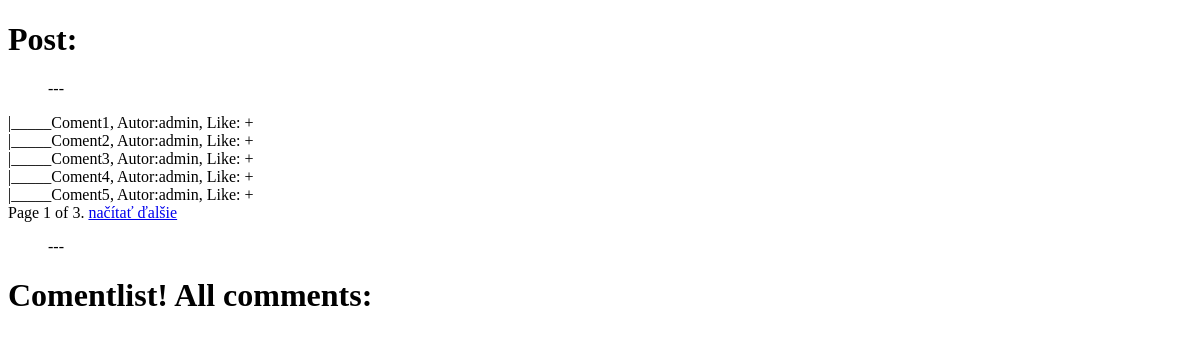
/listing/, run on an earlier commit of the app's database.
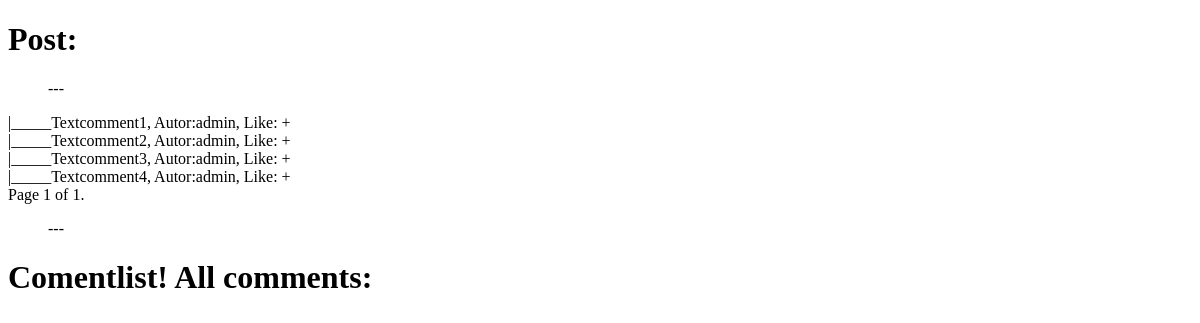
And on a later commit of the database.
### appcoment/models.py (models this page shows, shortened)
class CommentAbs(MPTTModel):
    textcomment = models.CharField(max_length=100)
    likecom = models.CharField(max_length=1, default='+')
    parent = models.ForeignKey('self', blank=True, null=True, verbose_name="parent", related_name='child', db_index=True)
    class Meta:
        abstract = True

@python_2_unicode_compatible
class CommentList(CommentAbs):
    autor = models.ForeignKey(User)
    textcom = models.ForeignKey(PostModel, related_name='postnuber')

### appcoment/views.py (the view)
# urls.py: url(r'^listing/$', listing),
def listing(request):
    contact_list = CommentList.objects.all()
    paginator = Paginator(contact_list, 5) # Show 5 contacts per page
    page = request.GET.get('page')
    try:
        contacts = paginator.page(page)
    except PageNotAnInteger:
        contacts = paginator.page(1)
    except EmptyPage:
        contacts = paginator.page(paginator.num_pages)
    return render_to_response('list.html', {"contacts": contacts})

### appcoment/templates/list.html (shortened to what this page needs)
{% load mptt_tags %}
<!DOCTYPE html>
<html lang="en">
<head>
</head>
<body>
<h1>Post:</h1>
<div>
    <ul>---</ul>
</div>
{% for contact in contacts %}
|_____{{ contact.textcomment }}, Autor:{{ contact.autor }}, Like: {{ contact.likecom }} <br />
{% endfor %}
<div class="pagination">
    <span class="step-links">
        <span class="current">
            Page {{ contacts.number }} of {{ contacts.paginator.num_pages }}.
        </span>
        {% if contacts.has_next %}
            <a href="?page={{ contacts.next_page_number }}">načítať ďalšie</a>
        {% endif %}
    </span>
</div>
<div>
    <ul>---</ul>
</div>
<h1>Comentlist! All comments: {{ allcom.count }} </h1>
</body>
</html>

What changed in the data, as far as the page shows it:
removed CommentList: textcomment "Coment5", autor "admin", likecom "+"
changed CommentList: textcomment "Coment1" → "Textcomment1"
changed CommentList: textcomment "Coment2" → "Textcomment2"
changed CommentList: textcomment "Coment3" → "Textcomment3"
changed CommentList: textcomment "Coment4" → "Textcomment4"
Also different on the page:
{{ contacts.paginator.num_pages }}: "3" → "1"
text no longer shown: "načítať ďalšie"
